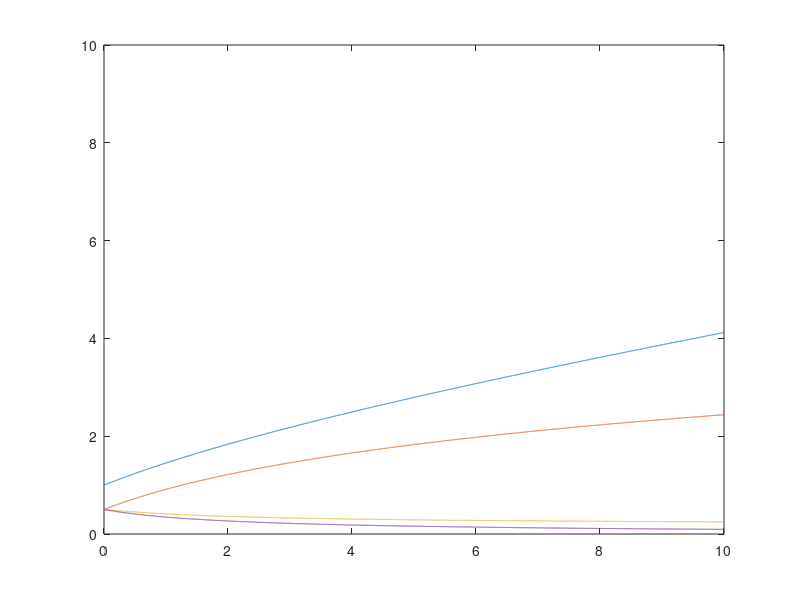

Write the MATLAB code that produced this figure.
#!/usr/bin/octave -q

time=cputime;

a = 0;
b = 10;

x0 = [1;0.5;0.5;0.5];
n = 10000;
h = ( b - a ) / n;
t = a;
x = x0;
T = t;
X = x;
U = x(1);
V = x(2);
P = x(3);
Q = x(4);
for i = 1 : n

  u = x(1);
  v = x(2);
  p = x(3);
  q = x(4);


  x(1) = u + h * p;
  x(2) = v + h * q;
  x(3) = p + h * ((-2*v*p*q)/(1+v^2+u^2));
  x(4) = q + h * ((-2*u*p*q)/(1+v^2+u^2));
  t = a + i * h;

  T = [ T, t ];
  X = [ X, x ];
  U = [ U, x(1) ];
  V = [ V, x(2) ];
  P = [ P, x(3) ];
  Q = [ Q, x(4) ];
    
end;

plot(T,X);
axis([0 10 0 10]);
printf('Tiempo del calculo',cputime-time)
